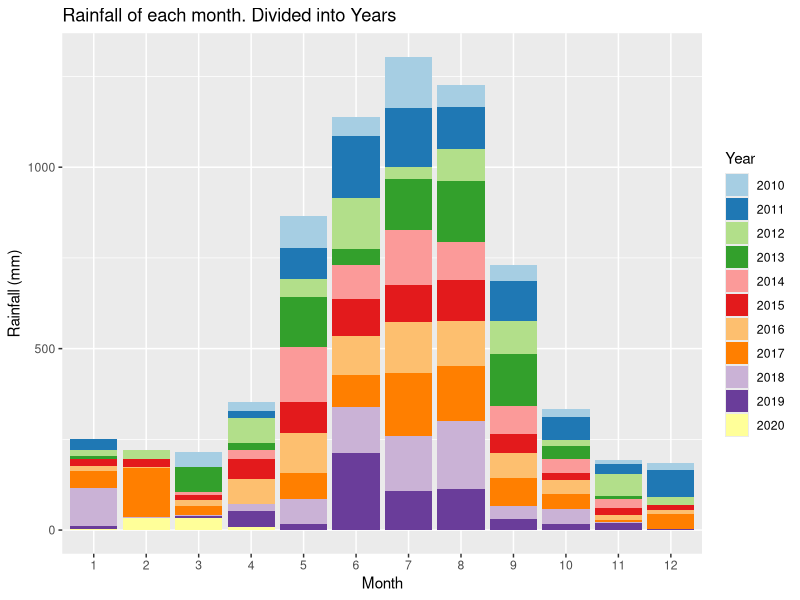
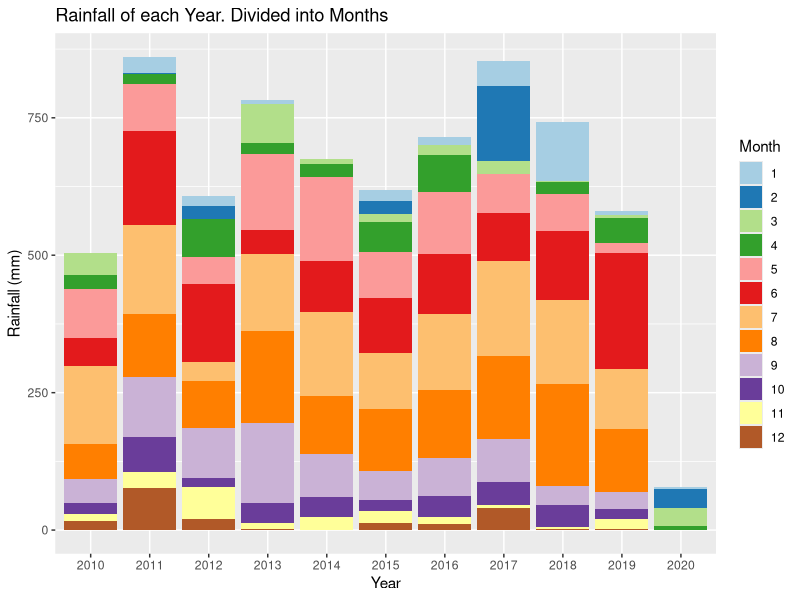
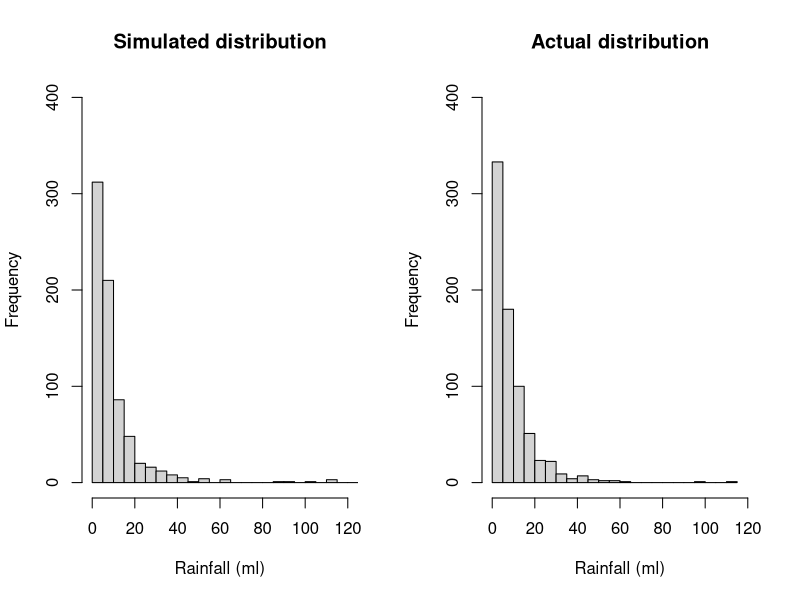
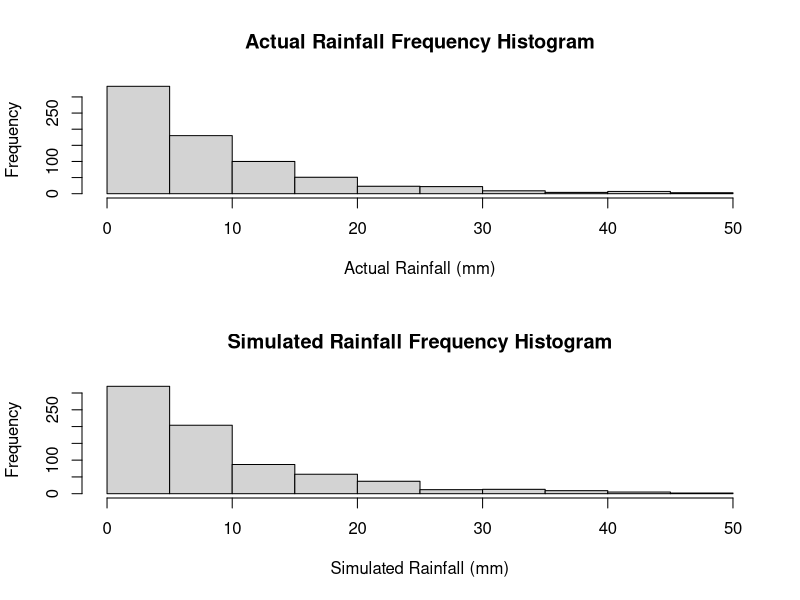
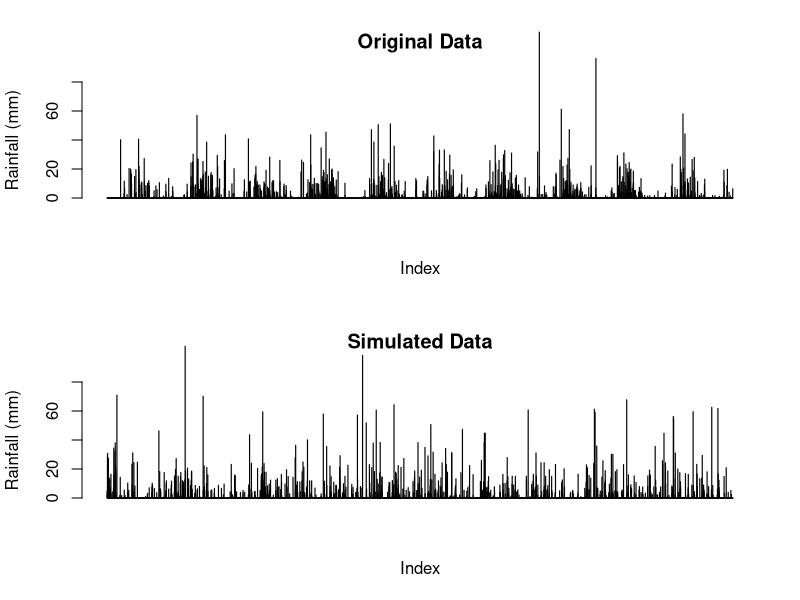
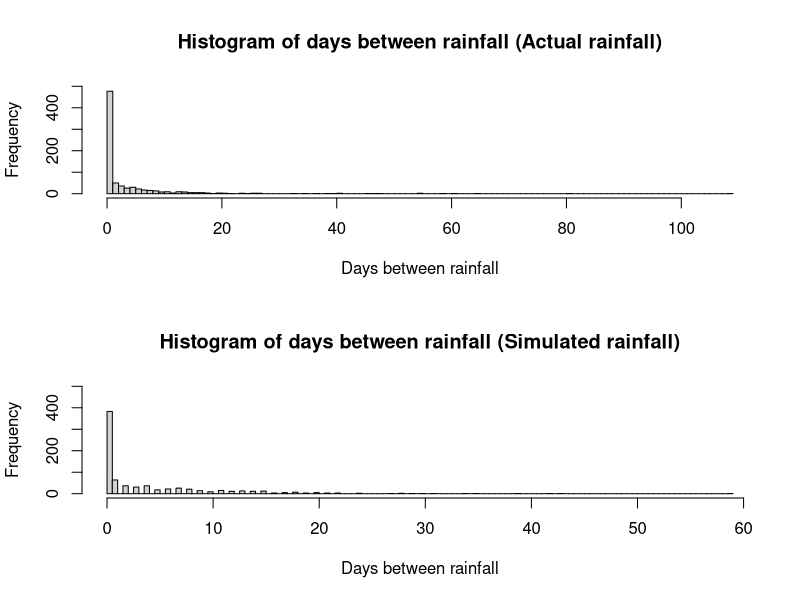
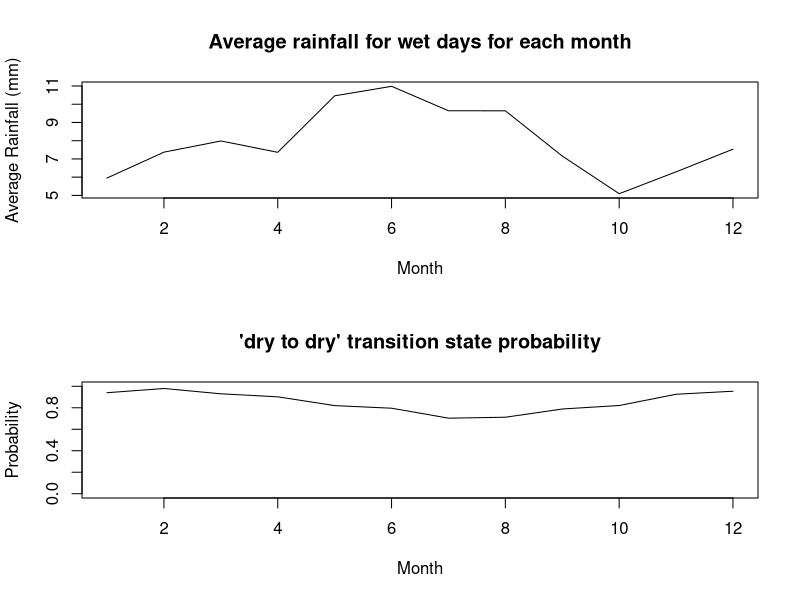
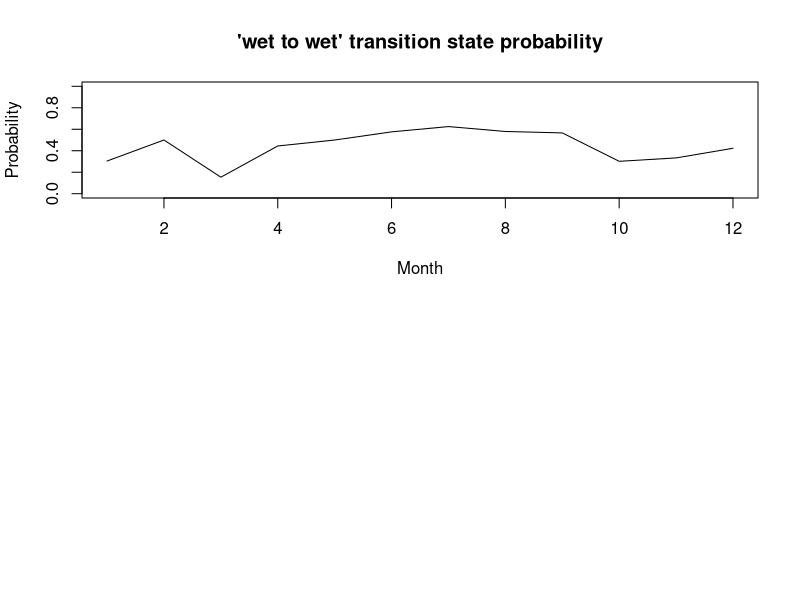

Here is the R script that generated these plots, in order:
## ---- chunk 1
knitr::opts_chunk$set(echo = TRUE)
## ---- chunk 2
# Reading in the data from the csv file
data <-  read.csv("IDCJAC0009_009225_1800_Data.csv")
weather_data <- data
weather_data <- weather_data[which(is.na(weather_data$Rainfall.amount..millimetres.) == FALSE),] # excluding rows with no rainfall record made 
## ---- chunk 3
weather_data$date <- do.call(paste, c(weather_data[c("Day", "Month", "Year")], sep = "-")) # creating a column that contains the date for easy indentification
## ---- chunk 4
# function to categorise day as either 'wet' or 'dry' for the Markov Chain functions
state <- function(x){
  stateList <- c()
  for(ii in 1:length(x)){
    if(x[ii] < 1){
      stateList <- c(stateList, "dry")
    }
    if(x[ii] >= 1){
      stateList <- c(stateList, "wet")
    }
  }
  return(stateList)
}
weather_data$state <- state(weather_data$Rainfall.amount..millimetres.)
## ---- chunk 5
head(weather_data[,c('Rainfall.amount..millimetres.','state')], 10)
## ---- chunk 6
# function establishing Markov Chain transition state. Establishing the relationship between the rainfall of a given day and the day before it.
transitionState <- function(x){
  transitionStateList <- c('') #can't find transition state of first observation
  for(i in 2:length(x)){
    if(x[i] == "dry"){
      if (x[i-1] == "dry"){
        transitionStateList <- c(transitionStateList, "DryToDry")
      }
      else {
        transitionStateList <- c(transitionStateList, "WetToDry")
      }
    }
    if(x[i] == "wet"){
      if (x[i-1] == "dry"){
        transitionStateList <- c(transitionStateList, "DryToWet")
      }
      else {
        transitionStateList <- c(transitionStateList, "WetToWet")
      }
    }
  }
  return(transitionStateList)
}
weather_data$transitionState <- transitionState(weather_data$state)
## ---- chunk 7
head(weather_data[,c('Rainfall.amount..millimetres.','state', 'transitionState')], 10)
## ---- chunk 8
train_data <- subset(weather_data, Year >= 2010) # only look at the most recent, relevant data.
library(ggplot2)
library(RColorBrewer)

# explorative plots investigating the distribution of rainfall across months and years

# Plotting the rainfall data (grouped by years and months)
# Distribution of rainfall by month (segmented by year)
ggplot(train_data, aes(x = factor(Month), y = Rainfall.amount..millimetres., fill = factor(Year))) + 
  geom_bar(stat = "identity") + 
  scale_fill_brewer(palette = "Paired") + 
  xlab("Month")+
  ylab("Rainfall (mm)")+
  labs(fill = "Year")+
  ggtitle("Rainfall of each month. Divided into Years")
# There does appear to be a rough distribution of rainfall by month. Most years May, June, July, August, and September (month 5-9) have the most rain. There are outliers

ggplot(train_data, aes(x = factor(Year), y = Rainfall.amount..millimetres., fill = factor(Month))) + 
  geom_bar(stat = "identity") + 
  scale_fill_brewer(palette = "Paired") + 
  xlab("Year")+
  ylab("Rainfall (mm)")+
  labs(fill = "Month")+
  ggtitle("Rainfall of each Year. Divided into Months")
# There does not appear to be any obvious pattern in the rainfall across the 10 years (note. 2020 only contains 4 months of data, hence the low rainfall). The average looks to be around 650-700 mm. 
## ---- chunk 9
table(train_data$Month, train_data$Year) # only four months of data in 2020
## ---- chunk 10
#Calculating transition state probabilities, in general (no respect to month or season)
weatherTable <- table(train_data$transitionState)
weatherTable

probWetToWet = weatherTable['WetToWet'] / (weatherTable['WetToWet'] + weatherTable['WetToDry'])
probWetToWet

probDryToDry = weatherTable['DryToDry'] / (weatherTable['DryToDry'] + weatherTable['DryToWet'])
probDryToDry
## ---- chunk 11
#Basic generator (No seasonal variation)

#calculated above
generateRainfallBasic <- function(genLength){
  currentState = "dry" # Years start with very little rain, so more likely to start dry
  rainAmountList <- c()
  for (i3 in 1:genLength){
    if (currentState == "dry"){
      if (runif(1) < probDryToDry){
        currentState = "dry"
      }
      else{
        currentState = "wet"
      }
    }
    else if (currentState == "wet"){
      if (runif(1) < probWetToWet){
        currentState = "wet"
      }
      else{
        currentState = "dry"
      }
    }
    #generating amount of rainfall if state is wet, else 0
    if (currentState == "wet"){
      rainAmount <- 5.66*exp(rnorm(1))
      rainAmountList <- c(rainAmountList, rainAmount)
    }
    else{
      rainAmountList <- c(rainAmountList, 0)
    }
  }
  return(rainAmountList)
}
## ---- chunk 12
#comparing log-normal against actual data, veeerryyyy close fit, will use log-normal for rainfall sim
par(mfrow=c(1,2))
p1 <- 5.66*exp(rnorm(732))
hist(p1, breaks = 30, xlim = c(0,120), ylim = c(0,400), main = "Simulated distribution", xlab = "Rainfall (ml)")

p2 <- train_data$Rainfall.amount..millimetres.[train_data$Rainfall.amount..millimetres.>1]
hist(p2, breaks = 30, xlim = c(0,120), ylim = c(0,400), main = "Actual distribution", xlab = "Rainfall (ml)")

mean(p1)
mean(p2)
## ---- chunk 13
#Basic generator tests
testRainfall = generateRainfallBasic(3761)

par(mfrow=c(2,1))
hist(train_data$Rainfall.amount..millimetres.[train_data$Rainfall.amount..millimetres.>1 & train_data$Rainfall.amount..millimetres.<50], xlab = "Actual Rainfall (mm)", main = "Actual Rainfall Frequency Histogram")
hist(testRainfall[testRainfall > 1 & testRainfall <50], xlab = "Simulated Rainfall (mm)", main = "Simulated Rainfall Frequency Histogram")

par(mfrow=c(2,1))
barplot(train_data$Rainfall.amount..millimetres., ylim = c(0,80), main = "Original Data", ylab = "Rainfall (mm)", xlab = "Index")
barplot(testRainfall, ylim = c(0,80), main = "Simulated Data", ylab = "Rainfall (mm)", xlab = "Index")
## ---- chunk 14
daysBetweenRain <- function(input){
  returnList <- c()
  currentLength <- 0
  for (i in input){
    if (i<1){
      currentLength <- currentLength + 1
    }
    else{
      returnList <- c(returnList, currentLength)
      currentLength <- 0
    }
  }
  return(returnList)
  }
## ---- chunk 15
hist(daysBetweenRain(train_data$Rainfall.amount..millimetres.)[train_data$Rainfall.amount..millimetres.>-1], main = "Histogram of days between rainfall (Actual rainfall)", breaks = 100, xlab = "Days between rainfall", ylim = c(0,500))
hist(daysBetweenRain(testRainfall)[daysBetweenRain(testRainfall)>-1], main = "Histogram of days between rainfall (Simulated rainfall)", breaks = 100, xlab = "Days between rainfall", ylim = c(0,500))
## ---- chunk 16
#Calculates the transition probabilities for each month
probTransStatesMonth <- function(input_data){
  transitonStatesMonthsFrame <- data.frame(list(rep(0, 12), list(rep(0, 12), list(rep(0,    12), list(rep(0, 12)))))) #Initialises 12x4 frame filled with zeroes (4 columns for each transition state, 12 rows for each month)
  names(transitonStatesMonthsFrame) <- c('DryToDry', 'DryToWet', 'WetToDry', 'WetToWet')

  #Makes the dataframe with the count of each transition state with each month
  for (i4 in 1:dim(input_data)[1]){
    tempTransitionState <- input_data[i4, 'transitionState']
    tempMonth <- input_data[i4, 'Month'] 
    transitonStatesMonthsFrame[tempMonth, tempTransitionState] <- transitonStatesMonthsFrame[tempMonth, tempTransitionState]+1 # increase count of tempTransitionState for month tempMonth by 1
  }

  #Calculates the transition state probabilities for each month in the data frame
  probTransitonStatesMonthsFrame <- transitonStatesMonthsFrame
  for (i in 1:dim(transitonStatesMonthsFrame)[1]){
  
    probTransitonStatesMonthsFrame[i, 'DryToDry'] <- transitonStatesMonthsFrame[i, 'DryToDry'] / (transitonStatesMonthsFrame[i, 'DryToDry'] + transitonStatesMonthsFrame[i, 'DryToWet'])
  
    probTransitonStatesMonthsFrame[i, 'DryToWet'] <- transitonStatesMonthsFrame[i, 'DryToWet'] / (transitonStatesMonthsFrame[i, 'DryToDry'] + transitonStatesMonthsFrame[i, 'DryToWet'])
    
    probTransitonStatesMonthsFrame[i, 'WetToDry'] <- transitonStatesMonthsFrame[i, 'WetToDry'] / (transitonStatesMonthsFrame[i, 'WetToDry'] + transitonStatesMonthsFrame[i, 'WetToWet'])
    probTransitonStatesMonthsFrame[i, 'WetToWet'] <- transitonStatesMonthsFrame[i, 'WetToWet'] / (transitonStatesMonthsFrame[i, 'WetToDry'] + transitonStatesMonthsFrame[i, 'WetToWet'])
    # this data frame 'probTransitionStatesMonthsFrame' will be called directly in the generator, so must be called as such when exported
  }
  return(probTransitonStatesMonthsFrame)
}
## ---- chunk 17
probTransitonStatesMonthsFrame <- probTransStatesMonth(train_data)
head(probTransitonStatesMonthsFrame, 10)
## ---- chunk 18
#testing average rainfall when its rains in each month, and for wettowet vs drytowet transitions.
test_w2w <- train_data$Rainfall.amount..millimetres.[train_data$transitionState == "WetToWet"]
test_d2w <- train_data$Rainfall.amount..millimetres.[train_data$transitionState == "DryToWet"]
mean(test_w2w)
mean(test_d2w)
wilcox.test(test_d2w, test_w2w)
#since resulting wilcox test p-value is 0.85, we conclude that theres no difference in rainfall depending on the transition state, and do not need to include it in our model.

test_rainfallPerMonth <- train_data[train_data$state == "wet",c(4,6)]
kruskal.test(Rainfall.amount..millimetres. ~ Month, data = test_rainfallPerMonth)
#p-val = 0.00016, therefore difference between average rainfall for each month

## ---- chunk 19
#calculating the mean rainfall when it rains for each month, to change how much it rains according to the generator later on. Limited to less than 60 mls as the dataset is not large enough for large rainfall amounts (such as 114ml in feburary) to not throw the mean off.
rainMonthData <- c()
for (i in 1:12){
  temp<- train_data$Rainfall.amount..millimetres.[train_data$state == "wet" & train_data$Month == i & train_data$Rainfall.amount..millimetres. < 60]
  rainMonthData <- c(rainMonthData, list(temp))
  rm(temp)
}

rainfallAvgMonth <- sapply(rainMonthData, mean)

## ---- chunk 20
plot(c(1:12), rainfallAvgMonth, type = "l", xlab = "Month", ylab = "Average Rainfall (mm)", main = "Average rainfall for wet days for each month")
## ---- chunk 21
#How the transition state probabilities vary for each month
plot(probTransitonStatesMonthsFrame$DryToDry, ylim = c(0,1), xlab = "Month", main = "'dry to dry' transition state probability", type = 'l', ylab = "Probability")
plot(probTransitonStatesMonthsFrame$WetToWet, ylim = c(0,1), xlab = "Month", main = "'wet to wet' transition state probability", type = 'l', ylab = "Probability")
## ---- chunk 22
#Weather generator accounting  for seasonal variation of transition states or something i hope
#This is just a regular version of basic generator it's mostly the same in fact if i forget to even do this it is the same

generateRainfallSeasonal <- function(input){
  # input must be weather_data or a subset of weather_data
  currentState = "dry" #can make this into a random choice later
  rainAmountList <- c()
  for (i5 in 1:dim(input)[1]){
    if (currentState == "dry"){
      if (runif(1) < probTransitonStatesMonthsFrame[input[i5, 'Month'], 'DryToDry']){ #now inputs depending on the month of input
        currentState = "dry"
      }
      else{
        currentState = "wet"
      }
    }
    else if (currentState == "wet"){
      if (runif(1) < probTransitonStatesMonthsFrame[input[i5, 'Month'], 'WetToWet']){
        currentState = "wet"
      }
      else{
        currentState = "dry"
      }
    }                                   
    #generating amount of rainfall if state is wet, else 0
    if (currentState == "wet"){
      #rainAmount <- 5.66*exp(rnorm(1)) #now log-normal dist, 5 used because is close to mean of weather_data's / the mean of what exp(rnorm(1)) is by default /// Old Version 
      rainAmount <- rainfallAvgMonth[input[i5, 'Month']]*exp(rnorm(1))/1.648 
      #average of exp(rnorm(1)) is ~1.648, so we divide by that so the average of each month will just be the actual average calculated from rainfallAvgMonth.
      rainAmountList <- c(rainAmountList, rainAmount)
    }
    else{
      rainAmountList <- c(rainAmountList, 0)
    }
  }
  return(rainAmountList)
}
## ---- chunk 23
#testing code for seasonal generator
inputSeasonalRainfall <- dplyr::select(train_data, 'Year', 'Month', 'Day') #using existing train data's dates to input to function, instead of putting in just how many to generate
testSeasonalRainfall = generateRainfallSeasonal(inputSeasonalRainfall)
## ---- chunk 24
par(mfrow=c(2,1))
barplot(train_data$Rainfall.amount..millimetres., ylim = c(0,80), main = "Original Data", ylab = "Rainfall (mm)", xlab = "Index")
barplot(testSeasonalRainfall, ylim = c(0,80), main = "Simulated Data - seasonal", ylab = "Rainfall (mm)", xlab = "Index")
## ---- chunk 25
hist(daysBetweenRain(train_data$Rainfall.amount..millimetres.)[train_data$Rainfall.amount..millimetres.>-1], main = "Histogram of days between rainfall (Actual rainfall)", breaks = 100, xlab = "Days between rainfall", ylim = c(0,500))
hist(daysBetweenRain(testSeasonalRainfall)[daysBetweenRain(testSeasonalRainfall)>-1], main = "Histogram of days between rainfall (Simulated rainfall)", breaks = 100, xlab = "Days between rainfall", ylim = c(0,500))
## ---- chunk 26
wilcox.test(daysBetweenRain(testSeasonalRainfall), daysBetweenRain(train_data$Rainfall.amount..millimetres.))
mean(daysBetweenRain(testSeasonalRainfall)); mean(daysBetweenRain(train_data$Rainfall.amount..millimetres.))
sd(daysBetweenRain(testSeasonalRainfall)); sd(daysBetweenRain(train_data$Rainfall.amount..millimetres.))
## ---- chunk 27
#comparing log-normal against actual data, veeerryyyy close fit, will use log-normal for rainfall sim
p1 <- 5.66*exp(rnorm(732))
p1 <- p1[p1>1]
hist(p1, breaks = 30, xlim = c(0,120), ylim = c(0,400), main = "Simulated distribution")

p2 <- train_data$Rainfall.amount..millimetres.[train_data$Rainfall.amount..millimetres.>1]
hist(p2, breaks = 30, xlim = c(0,120), ylim = c(0,400), main = "actual distribution")
## ---- chunk 28
set.seed(100345)
sampID <- sample.int(nrow(train_data), size = 0.8*nrow(train_data), replace = FALSE)
train_data <- train_data[sampID,] # 80% of data for training
test_data <- train_data[-sampID,] # 20% for testing
## ---- chunk 29
probTransitonStatesMonthsFrame <- probTransStatesMonth(train_data) # retraining seasonal generator probTransitionStatesMonthsFrame with new training data (now only 80% of the original train_data)
# calucating the new average rainfall for each month
rainMonthData <- c()
for (i in 1:12){
  temp<- train_data$Rainfall.amount..millimetres.[train_data$state == "wet" & train_data$Month == i & train_data$Rainfall.amount..millimetres. < 60]
  rainMonthData <- c(rainMonthData, list(temp))
  rm(temp)
}
rainfallAvgMonth <- sapply(rainMonthData, mean)
## ---- chunk 30
#generates a simulation with the same number of observations as test_data (20% of the total data)
testSeasonalRainfall20 = generateRainfallSeasonal(test_data) 
## ---- chunk 31
par(mfrow = c(2, 1))
barplot(testSeasonalRainfall20, ylab = "Rainfall (mm)", xlab = "index", main = "Simulated data")
barplot(test_data$Rainfall.amount..millimetres., ylab = "Rainfall (mm)", xlab  = "index", main = "Actual data")
## ---- chunk 32
# Wilcoxon signed rank test
WT <- wilcox.test(testSeasonalRainfall20, test_data$Rainfall.amount..millimetres., paired=T)
print("Wilcoxon rank sum p-value")
WT$p.value
# paired student t test
TT <- t.test(testSeasonalRainfall20, test_data$Rainfall.amount..millimetres., paired=T)
print("t-test p-value")
TT$p.value
## ---- chunk 33
train_data <- subset(weather_data, Year >= 2010)
train10_data <- subset(weather_data, Year >= 2009 & Year < 2019)
data_2019 <- subset(weather_data, Year == 2019)
## ---- chunk 34
probTransitonStatesMonthsFrame <- probTransStatesMonth(train10_data) # retraining seasonal generator probTransitionStatesMonthsFrame with train10_data
set.seed(10356)
monthList <- subset(weather_data, Year == 2019) # a year that isn't a leap year to get the month list, as generation algorithm only requires months
monthList <- monthList['Month']
testSeasonalRainfall10 <- generateRainfallSeasonal(monthList)
## ---- chunk 35
#compare generated year against 2019
par(mfrow = c(2,1))
barplot(testSeasonalRainfall10, xlab = "Index", ylab = "Rainfall (mm)", main = "Simulated Rainfall")
barplot(data_2019$Rainfall.amount..millimetres., xlab = "Index", ylab = "Rainfall (mm)", main = "2019 Rainfall")
## ---- chunk 36
# check other years for comparison
par(mfrow = c(3,2))
barplot(testSeasonalRainfall10, xlab = "Index", ylab = "Rainfall (mm)", main = "Simulated Rainfall")
year <- subset(weather_data, Year == 2015)
barplot(year$Rainfall.amount..millimetres., xlab = "Index", ylab = "Rainfall (mm)", main = "2015 Rainfall")
year <- subset(weather_data, Year == 2008)
barplot(year$Rainfall.amount..millimetres., xlab = "Index", ylab = "Rainfall (mm)", main = "2008 Rainfall")
year <- subset(weather_data, Year == 2015)
barplot(year$Rainfall.amount..millimetres., xlab = "Index", ylab = "Rainfall (mm)", main = "2017 Rainfall")
year <- subset(weather_data, Year == 2007)
barplot(year$Rainfall.amount..millimetres., xlab = "Index", ylab = "Rainfall (mm)", main = "2007 Rainfall")
year <- subset(weather_data, Year == 2013)
barplot(year$Rainfall.amount..millimetres., xlab = "Index", ylab = "Rainfall (mm)", main = "2013 Rainfall")
rm(year)
## ---- chunk 37
# Creates a graph of difference in rainfall for years, weeks, months, years to see if there are any potential patterns.
# Creates a list of the weekly rainfall
RainfallWeekly <- data.frame("Rainfall (mm)", "Week")
colnames(RainfallWeekly) <- c("Rainfall (mm)", "Week")
RainfallWeekly$`Rainfall (mm)` <- as.numeric(RainfallWeekly$`Rainfall (mm)`)
RainfallWeekly$Week <- as.numeric(RainfallWeekly$Week)
week = 1
weekRain = 0
for(ii in c(1: nrow(weather_data))){
  weekRain = weekRain + weather_data[ii, 6] # rainfall amount for that row
  
  if(ii%%7 == 0){ # every 7th row
    RainfallWeekly[(ii/7), 1] <- weekRain # 1 row of RainfallWeekly created every 7 rows (1 weeks) - inserting rainfall total for that week
    RainfallWeekly[(ii/7), 2] <- week
    week = week + 1
    weekRain = 0 # clear total rainfall to prepare for next week
  }
}
## ---- chunk 38
RainfallWeeklyDiff <- data.frame(c(1:(nrow(RainfallWeekly)-1)), c(1:(nrow(RainfallWeekly)-1))) # data frame with two columns, one less row than RainfallWeekly
colnames(RainfallWeeklyDiff) <- c("Rainfall diff (mm)", "Week")
RainfallWeeklyDiff$`Rainfall diff (mm)` <- diff(RainfallWeekly$`Rainfall (mm)`) # change in weeks
## ---- chunk 39
# plot first 700 weeks first against the difference in rainfall, and then the rainfall per week
par(mfrow = c(4,1))
plot(RainfallWeeklyDiff[c(1:350), 2], RainfallWeeklyDiff[c(1:350), 1], xlab = "week", ylab = "change in rainfall (mm)", cex = 2, type = "b", main = "Difference in rainfall (mm) by week")
plot(RainfallWeekly[c(1:350), 2], RainfallWeekly[c(1:350), 1], xlab = "week", ylab = "rainfall (mm)", type = "l", main = "Rainfall (mm) by week")
plot(RainfallWeeklyDiff[c(351:700), 2], RainfallWeeklyDiff[c(351:700), 1], xlab = "week", ylab = "change in rainfall (mm)", cex = 2, type = "b", main = "Difference in rainfall (mm) by week")
plot(RainfallWeekly[c(351:700), 2], RainfallWeekly[c(351:700), 1], xlab = "week", ylab = "rainfall (mm)", type = "l", main = "Rainfall (mm) by week")
## ---- chunk 40
# plot second 700 weeks first against the difference in rainfall, and then the rainfall per week
par(mfrow = c(4,1))
plot(RainfallWeeklyDiff[c(701:1050), 2], RainfallWeeklyDiff[c(701:1050), 1], xlab = "week", ylab = "change in rainfall (mm)", cex = 2, type = "b")
plot(RainfallWeekly[c(701:1050), 2], RainfallWeekly[c(701:1050), 1], xlab = "week", ylab = "rainfall (mm)", type = "l")
plot(RainfallWeeklyDiff[c(1051:1414), 2], RainfallWeeklyDiff[c(1051:1414), 1], xlab = "week", ylab = "change in rainfall (mm)", cex = 2, type = "b")
plot(RainfallWeekly[c(1051:1414), 2], RainfallWeekly[c(1051:1414), 1], xlab = "week", ylab = "rainfall (mm)", type = "l")
## ---- chunk 41
rainSort_2019 <- data_2019$Rainfall.amount..millimetres.
# qqplot before removing 'dry' days
qqnorm(rainSort_2019, pch = 1, frame = F, main = "Normal Q-Q Plot of Rainfall 2019 (including dry days)")
qqline(rainSort_2019, col = "red", lwd = 2)
rainSort_2019 <- rainSort_2019[which(rainSort_2019 != 0)]
# qqplot after removing 'dry' days
qqnorm(rainSort_2019, pch = 1, frame = F, main = "Normal Q-Q Plot of Rainfall 2019 (excluding dry days)")
qqline(rainSort_2019, col = "red", lwd = 2)
hist(rainSort_2019, breaks = 50)
# data is not normally distributed
rm(rainSort_2019)
## ---- chunk 42
rain2019 <- subset(weather_data, Year == 2019)
length(rain2019$Rainfall.amount..millimetres.)
length(testSeasonalRainfall10)
# Function that returns the sum of ranks of difference (w+ and w-) that are part of the Wilcoxon signed rank calculations
returnRanks <- function(simulated, actual){
  diffs <- (simulated - actual)
  diffs <- diffs[diffs != 0]
  posDifs <- which(diffs > 0)
  negDiffs <- which(diffs < 0)
  rank <- rank(abs(diffs))
  rankPosDiff <- sum(rank[posDifs])
  rankNegDiff <- sum(rank[negDiffs]) 
  return(c(rankPosDiff, rankNegDiff))
}
## ---- chunk 43
table(rain2019$Month)
# To perform the Wilcoxon Signed Rank test we must have paired data, so we have to find the extra dates in testSeasonalRainfall10 (note: 2019 is a non leap year) and remove them.
# Upon review we find that there are days missing from October and December.
## ---- chunk 44
table(rain2019$Day)
# One month is missing a day 5, and another is missing a day 19 (both 11 when should be 12)
temp <- subset(rain2019, Day == 5)
temp$Month # 5th of October missing
temp <- subset(rain2019, Day == 19)
temp$Month # 19th of December missing
rm(temp)
which(rain2019$date == "4-10-2019") # find what row the day before 5-10-2019 is
# Therefore 5-10-2019 would be row 278 (277+1)
which(rain2019$date == "18-12-2019") # find what row the day before 5-10-2019 is
# Therefore 5-10-2019 would be row 353 (351+2). Add two as both 5th october and 19th december are missing
## ---- chunk 45
# We find that the days are day 278 and 353 from testSeasonalRainfall10
simRainfall2019 <- testSeasonalRainfall10
## ---- chunk 46
set.seed(102343656)
monthList <- subset(weather_data, Year == 2019) # A year that isn't a leap year to get the month list, as generation algorithm only requires months
monthList <- monthList['Month']
testSeasonalRainfall10 <- generateRainfallSeasonal(monthList)
simRainfall2019 <- testSeasonalRainfall10 # Have to remove day 278 and day 353 data from testSeasonalRainfall10 because 2019 data list is missing these days
## ---- chunk 47
wilcox <- function(seed, year, remove_days){
  set.seed(seed)
  monthList <- subset(weather_data, Year == year) # a year that isn't a leap year to get the month list, as generation algorithm only requires months
  monthList <- monthList['Month']
  testSeasonalRainfall10 <- generateRainfallSeasonal(monthList)
  if (remove_days == 1){
    simRainfall2019 <- testSeasonalRainfall10[-c(278, 353)]
  } else if (remove_days == 0){
    simRainfall2019 <- testSeasonalRainfall10 # remove day 278 and day 353 data from testSeasonalRainfall10
  }
  # test of testSeasonalRainfall10 against 2019 rainfall (testSeasonalRainfall10 was simulation of 2019 rainfall)
  print(wilcox.test(rain2019$Rainfall.amount..millimetres., simRainfall2019, paired = T, alternative = "t", conf.int = T, conf.level = 0.95))
  WP <- wilcox.test(rain2019$Rainfall.amount..millimetres., simRainfall2019, paired = T, alternative = "t", conf.int = T, conf.level = 0.95)
  cat("P-value is",WP$p.value,"\n")
  # the p-value is 0.04918,indicating that it is likely that there is a significant difference between the simulated data and the actual data. This means that one   set of data was consistently and significantly larger than the other
  # manual calculation of Wilcoxon signed rank values 

  sumRanks <- returnRanks(simRainfall2019, rain2019$Rainfall.amount..millimetres.)
  cat(sumRanks[1], "is the sum of the ranks of the positive differences","\n")
  cat(sumRanks[2], "is the sum of the ranks of the negative differences","\n")

  # rankPosDiff (the sum of the ranks of the differences where the simulated data is greater than the actual) is 7414. rankNegDiff (the sum of the ranks of the the differences where the actual is greater than the simulated) is 5147. rankPosDiff is quite a bit larger than rankNegDiff
}
wilcox(40565, 2019, 0)
## ---- chunk 48
wilcox(12345, 2011, 1)
wilcox(347876, 2011, 1)
wilcox(3456789, 2011, 1)
## ---- chunk 49
# looking at the four total simulations created, there is generally no significant different between the simulated rainfall and the actual rainfall. 
# However looking at rankPosDiff and rankNegDiff calculated for each (the sum of the ranks of the positive and negative differences between the simulated and actual data respectively), the simulated rainfall was consistently larger than the actual data 
# The reason for this is likely because 2019 had a very small amount of rainfall compared to the rest of the years.
sum(train10_data$Rainfall.amount..millimetres.)/10 #/10 to get average of 10 years of rain data
sum(rain2019$Rainfall.amount..millimetres.)
## ---- chunk 50
median(simRainfall2019)
median(rain2019$Rainfall.amount..millimetres.)

# given the number of dry days, it makes sense that the median's would be very similar in the Wilcoxon Signed Rank test
# To perform the Wilcoxon Signed Rank test we remove those dates from testSeasonalRainfall10
# 2019 is a non leap year so February will have 28 days
#October 5th and December 19th are missing, so we remove them
month_result <- which(rain2019$date == "4-10-2019" | rain2019$date=="18-12-2019")
simRainfall2019 <- testSeasonalRainfall10
# Test of testSeasonalRainfall10 against 2019 rainfall (testSeasonalRainfall10 was simulation of 2019 rainfall)
wilcox.test(simRainfall2019, rain2019$Rainfall.amount..millimetres., paired = T, alternative = "t")

# Since the p-value is relatively high, it can be concluded that there is no significant diference between the simulated 2019 data and the actual 2019 data. 
# While the simulation may not be an accurate prediction of 2019 (as seen in the barplots), the simulation was also not logically flawed, as there is not a significant difference between the median of the simulation and the median of the actual.
#Furthermore, a qucik comparison of the medians in the Wilcoxon Signed Rank test shows that (as expected) they are also very similar.
cat("Median of actual and simulated rainfall respectively: ", median(rain2019$Rainfall.amount..millimetres.), median(simRainfall2019))
rm(simRainfall2019)
## ---- chunk 51
# looking at 2013 data (which had a larger than average amount of rain)
rain2013 <- subset(weather_data, Year == 2013)
monthList <- subset(weather_data, Year == 2013) # A year that isn't a leap year to get the month list, as generation algorithm only requires months
monthList <- monthList['Month']
simRainfall2013 <- generateRainfallSeasonal(monthList)
wilcox.test(simRainfall2013, rain2013$Rainfall.amount..millimetres., paired = T, conf.int = T, conf.level = 0.95)

par(mfrow = c(2,1))
barplot(simRainfall2013, xlab = "Index", ylab = "Rainfall (mm)", main = "Simulated Rainfall")
barplot(rain2013$Rainfall.amount..millimetres., xlab = "Index", ylab = "Rainfall (mm)", main = "2013 Rainfall")

diffs <- (simRainfall2013 - rain2013$Rainfall.amount..millimetres.)
diffs <- diffs[diffs != 0]
posDifs <- which(diffs > 0)
negDiffs <- which(diffs < 0)
rank <- rank(abs(diffs))
rankPosDiff <- sum(rank[posDifs])
rankNegDiff <- sum(rank[negDiffs]) 

rankPosDiff
rankNegDiff
mean(diffs)
## ---- chunk 52
# Reading in the data from the csv file for the Sydney Location
data2 <-  read.csv("IDCJAC0009_066062_1800_Data.csv")
weather_data2 <- data
weather_data2 <- weather_data2[which(is.na(weather_data2$Rainfall.amount..millimetres.) == FALSE),] # excluding rows with no rainfall record made
weather_data$date2 <- do.call(paste, c(weather_data[c("Day", "Month", "Year")], sep = "-")) # creating a column that contains the date for easy indentification
train_data2 <- subset(weather_data2, Year >= 2010)
testSeasonalRainfall2 = generateRainfallSeasonal(inputSeasonalRainfall)
probTransitonStatesMonthsFrame2 <- probTransStatesMonth(train_data2)
head(probTransitonStatesMonthsFrame,10)
set.seed(100368)
sampID <- sample.int(nrow(train_data), size = 0.8*nrow(train_data), replace = FALSE)
train_data <- train_data2[sampID,] # 80% of data for training
test_data <- train_data2[-sampID,] # 20% for testing
inputSeasonalRainfall <- dplyr::select(train_data, 'Year', 'Month', 'Day') #using existing train data's dates to input to function, instead of putting in just how many to generate
